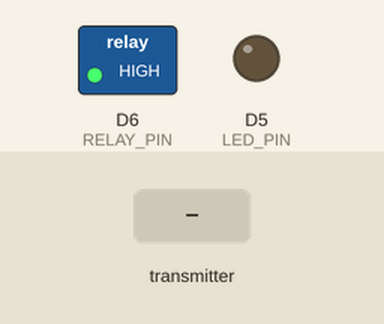
A sketch run on a simulated ESP8266 (NodeMCU). Parts: switched loads named in the sketch (green lamp = pin HIGH), output pins drawn as LEDs (lit = HIGH). Dashed ring = blinking. Inputs (shaded band) come from the test bench. What the sketch prints to the serial monitor is not drawn.

Above: at 1.2 s.
1.3 s: the transmitter starts sending speed = 100
At 1.55 s:
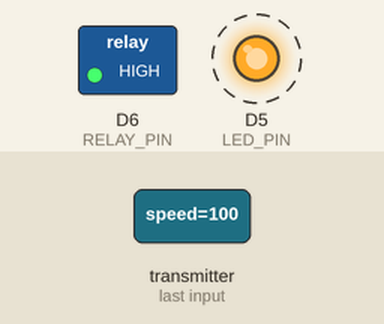
4.3 s: the transmitter starts sending helmetWorn = 1
At 4.55 s:
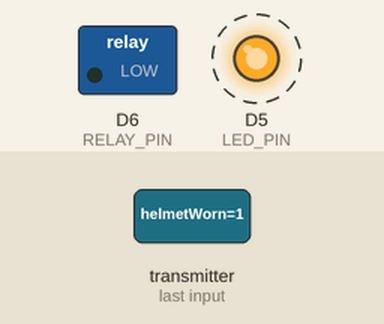
7.3 s: the transmitter starts sending alcoholDetected = 1
At 7.55 s:
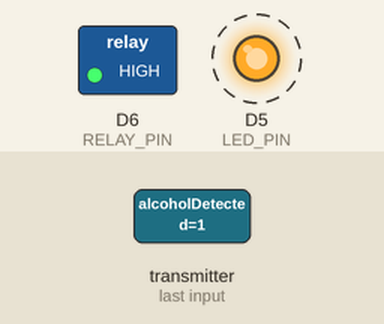
10.3 s: the transmitter starts sending alcoholDetected = 0
At 11.05 s:
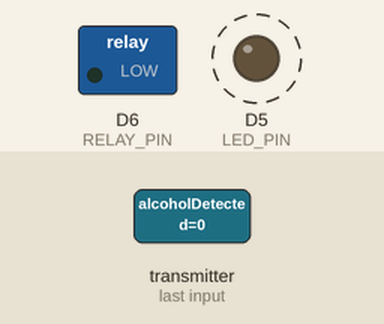
13.3 s: the transmitter starts sending helmetWorn = 0
At 13.55 s:
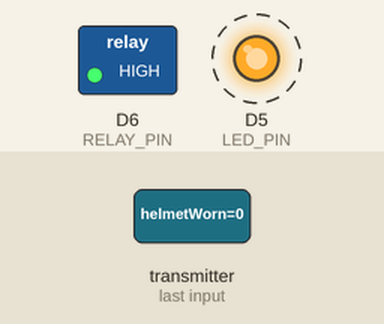
Timing chart, 0 to 17.3 s (numbered marks = the images above; inputs shaded):
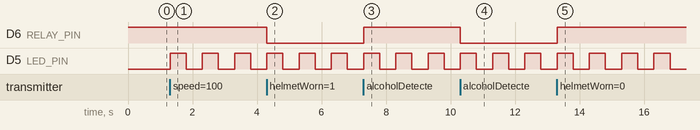

Measured:
- after the input at 1.3 s, D5 (LED_PIN): alternates HIGH for 0.50 s and LOW for 0.50 s, starting at once
- after the input at 4.3 s, D6 (RELAY_PIN): HIGH → LOW at once
- after the input at 7.3 s, D6 (RELAY_PIN): LOW → HIGH at once
- after the input at 10.3 s, D6 (RELAY_PIN): HIGH → LOW at once
- after the input at 13.3 s, D6 (RELAY_PIN): LOW → HIGH at once

The sketch:

bike_unit.ino
```cpp
#include <ESP8266WiFi.h>
#include <espnow.h>

// Struct for received data
typedef struct struct_message {
  bool helmetWorn;
  bool alcoholDetected;
  float speed;
} struct_message;

struct_message incomingData;

#define RELAY_PIN D6
#define LED_PIN   D5
#define SPEED_LIMIT 60.0

unsigned long lastBlinkTime = 0;
bool shouldBlink = false;

void OnDataRecv(uint8_t *mac, uint8_t *incomingDataRaw, uint8_t len) {
  memcpy(&incomingData, incomingDataRaw, sizeof(incomingData));

  Serial.println("📥 ESP-NOW Data Received:");
  Serial.print("🧢 Helmet Worn: ");
  Serial.println(incomingData.helmetWorn ? "Yes" : "No");
  Serial.print("🍸 Alcohol Detected: ");
  Serial.println(incomingData.alcoholDetected ? "Yes" : "No");
  Serial.print("🏍️ Speed: ");
  Serial.print(incomingData.speed);
  Serial.println(" km/h");

  if (incomingData.helmetWorn && !incomingData.alcoholDetected) {
    digitalWrite(RELAY_PIN, LOW);
  } else {
    digitalWrite(RELAY_PIN, HIGH);
  }

  // Speed check
  shouldBlink = incomingData.speed > SPEED_LIMIT;
  if (!shouldBlink) {
    digitalWrite(LED_PIN, LOW);
  }
}

void setup() {
  Serial.begin(115200);


  pinMode(RELAY_PIN, OUTPUT);
  pinMode(LED_PIN, OUTPUT);
  digitalWrite(RELAY_PIN, HIGH);
  digitalWrite(LED_PIN, LOW);


  WiFi.mode(WIFI_STA);
  WiFi.disconnect();

  // Init ESP-NOW
  if (esp_now_init() != 0) {
    Serial.println("❌ Error initializing ESP-NOW");
    return;
  }
  esp_now_set_self_role(ESP_NOW_ROLE_SLAVE);
  esp_now_register_recv_cb(OnDataRecv);

  Serial.println("✅ ESP8266 Receiver Ready (Relay + LED)");
}

void loop() {
  if (shouldBlink) {
    unsigned long now = millis();
    if (now - lastBlinkTime >= 500) {
      lastBlinkTime = now;
      digitalWrite(LED_PIN, !digitalRead(LED_PIN)); // Toggle LED
    }
  }
}
```
